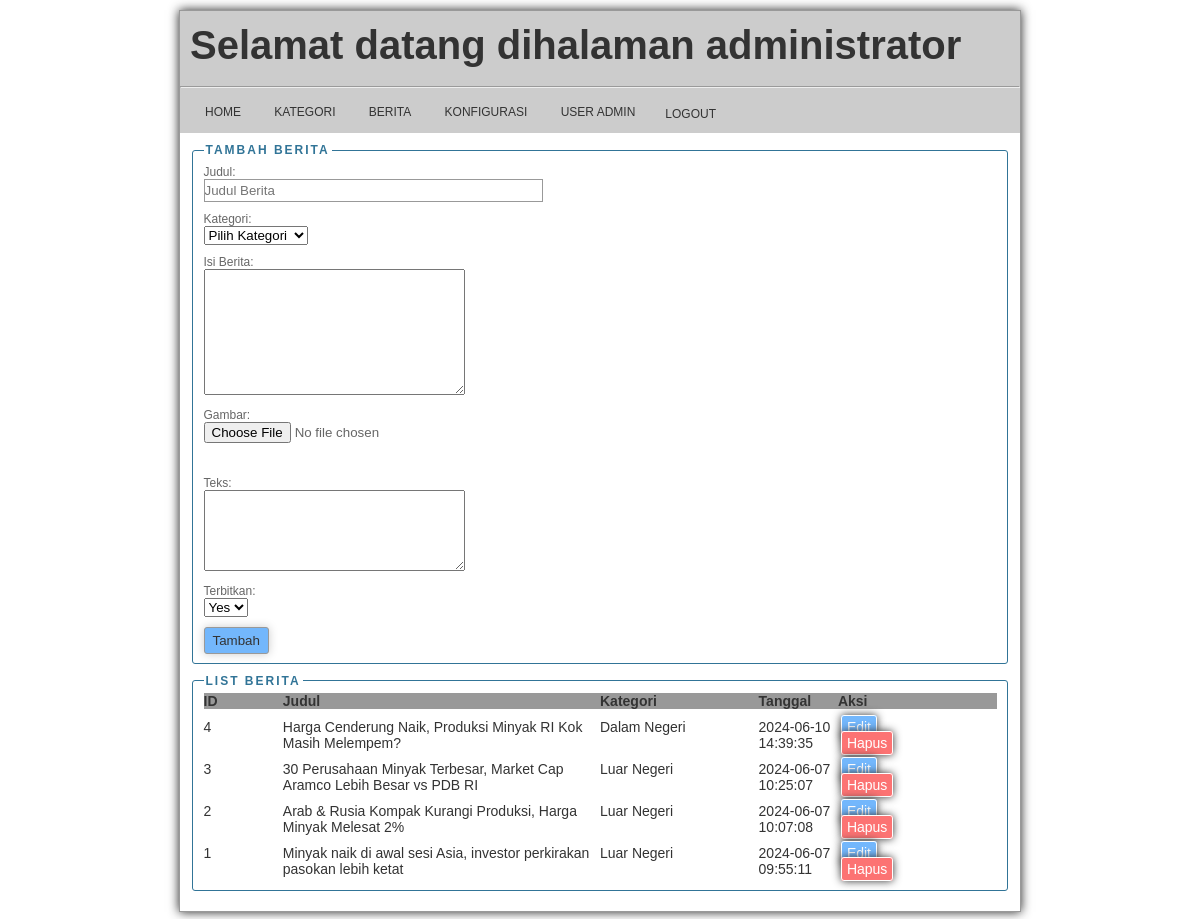
The page /admin/index.php?mod=berita (signed in) on the database its author committed.
### tables this page shows
CREATE TABLE IF NOT EXISTS `berita` (
  `id` int(11) NOT NULL AUTO_INCREMENT,
  `judul` varchar(225) DEFAULT NULL,
  `kategori` varchar(50) DEFAULT NULL,
  `isi` mediumtext,
  `gambar` varchar(225) DEFAULT NULL,
  `teks` mediumtext,
  `tanggal` varchar(30) DEFAULT NULL,
  `view` varchar(20) DEFAULT NULL,
  `author` varchar(225) DEFAULT NULL,
  `post_type` varchar(50) DEFAULT NULL,
  `terbit` varchar(1) DEFAULT NULL,
  PRIMARY KEY (`id`)
);

### admin/berita.php (the view, shortened to what this page needs)
<?php
$id = '';
$judul = '';
$kategori = '';
$isi = '';
$teks = '';
$gambar = '';
$terbit = '';
?>
<div class="w100">
    <form action="./?mod=berita" method="POST" enctype="multipart/form-data">
        <fieldset>
            <legend>Tambah Berita</legend>
            <div class="formnama">
                <label>Judul</label>:<br>
                <input type="text" name="judul" placeholder="Judul Berita" value="<?= $judul ?>" size="40">
            </div>
            <div class="formnama">
                <label>Kategori</label>:<br>
                <select name="kategori" id="">
                    <option value="">Pilih Kategori</option>
                </select>
            </div>
            <div class="formnama">
                <label>Isi Berita</label>:<br>
                <textarea name="isi" cols="30" rows="8" class="summernote"><?= $isi ?></textarea>
            </div>
            <div class="formnama">
                <label>Gambar</label>:<br>
                <?php
                if ($gambar) {
                    echo '
                    <div class="imgsedang">
                        <input type="hidden" name="gambar" value="' . $gambar . '">
                        <img src="' . URL_SITUS . $gambar . '" width="200">
                        <div class="imghapus">
                            <a href="./?mod=berita&act=edit&hapusgambar=yes&id=' . $id . '">x</a>
                        </div>
                    </div>';
                } else {
                    echo '<input type="file" name="gambar">';
                }
                ?>
            </div>
            <div class="clear pd10"></div>
            <div class="formnama">
                <label>Teks</label>:<br>
                <textarea name="teks" cols="30" rows="5"><?= $teks ?></textarea>
            </div>
            <div class="formnama">
                <label>Terbitkan</label>:<br>
                <select name="terbit">
                    <option value="1" <?= ($terbit == 1) ? 'selected' : '' ?>>Yes</option>
                </select>
            </div>
            <input type="submit" name="<?= ($id) ? 'edit' : 'add' ?>" value="<?= ($id) ? 'Ubah' : 'Tambah' ?>" class="btn-primary">
        </fieldset>
    </form>
</div>
<div class="w100">
    <fieldset>
        <legend>List Berita</legend>
        <div class="w100 list fl bold bg_dark">
            <div class="w10 fl">ID</div>
            <div class="w40 fl">Judul</div>
            <div class="w20 fl">Kategori</div>
            <div class="w10 fl">Tanggal</div>
            <div class="w10 fl">Aksi</div>
        </div>
        <?php
            global $conn;
            $hasil = mysqli_query($conn, "SELECT * FROM berita ORDER BY id DESC");
            while ($a = mysqli_fetch_array($hasil)):
                extract($a);
        ?>
            <div class="w100 list fl mt5">
                <div class="w10 fl"><?= $id ?></div>
                <div class="w40 fl"><?= $judul ?></div>
                <div class="w20 fl"><?= $kategori ?></div>
                <div class="w10 fl"><?= $tanggal ?></div>
                <div class="w10 fl">
                    <a href="./?mod=berita&act=edit&id=<?= $id ?>" class="btn btn-primary p5">Edit</a>
                    <a href="./?mod=berita&act=delete&id=<?= $id ?>" class="btn btn-alert p5">Hapus</a>
                </div>
            </div>
        <?php endwhile; ?>
    </fieldset>
</div>

### assets/style.css (style rules this page uses)
body { margin: 0; padding: 0; background: #fff; font-family: Arial, sans-serif; font-size: 14px; color: #333; }
a { text-decoration: none; color: #666666; }
.bold { font-weight: bold; }
.clear { clear: both; }
.fl { float: left; }
.pd10 { padding: 10px !important; }
.mt5 { margin-top: 5px !important; }
.w100 { width: 100%; }
.w40 { width: 40%; }
.w20 { width: 20%; }
.w10 { width: 10%; }
.bg_dark { background: #999; }
.formnama { font-size: 12px; color: #666; margin: 3px 0; }
.formnama { font-size: 12px; color: #666; margin: 3px 0 10px 0; }
input[type="text"] { padding: 3px 0; border: 1px solid #999; }
input[type="submit"] { box-shadow: 0px 0px 10px #ccc; border: 1px solid #999; padding: 5px 8px; color: #333; box-sizing: border-box; border-radius: 3px; }
legend { font-size: 12px; color: #317497; font-weight: 700; text-transform: uppercase; letter-spacing: 2px; }
fieldset { border: 1px solid #317497; border-radius: 3px; margin-bottom: 10px; }
.list { margin: 0 0 5px 0; }
.btn { padding: 3px 5px; margin: 0px 3px; border-radius: 3px; border: 1px solid #FFF; box-sizing: border-box; box-shadow: 0px 0px 8px #333; }
.btn-primary { background: #73b7fc; color: #FFF; }
.btn-alert { background: #fc7373; color: #FFF; }

### rows shown on the page
berita: id "4", judul "Harga Cenderung Naik, Produksi Minyak RI Kok Masih Melempem?", kategori "Dalam Negeri", tanggal "2024-06-10 14:39:35"
berita: id "3", judul "30 Perusahaan Minyak Terbesar, Market Cap Aramco Lebih Besar vs PDB RI", kategori "Luar Negeri", tanggal "2024-06-07 10:25:07"
berita: id "2", judul "Arab & Rusia Kompak Kurangi Produksi, Harga Minyak Melesat 2%", kategori "Luar Negeri", tanggal "2024-06-07 10:07:08"
berita: id "1", judul "Minyak naik di awal sesi Asia, investor perkirakan pasokan lebih ketat", kategori "Luar Negeri", tanggal "2024-06-07 09:55:11"
